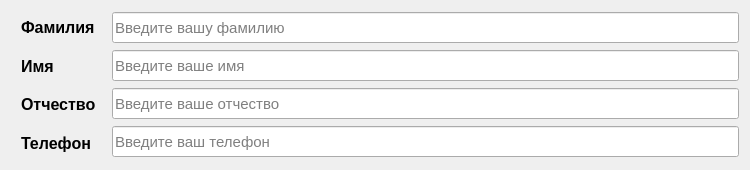
<?xml version="1.0" encoding="UTF-8"?>
<ui version="4.0">
 <class>ProfileForm</class>
 <widget class="QWidget" name="ProfileForm">
  <property name="geometry">
   <rect>
    <x>0</x>
    <y>0</y>
    <width>750</width>
    <height>170</height>
   </rect>
  </property>
  <property name="minimumSize">
   <size>
    <width>750</width>
    <height>170</height>
   </size>
  </property>
  <property name="maximumSize">
   <size>
    <width>750</width>
    <height>170</height>
   </size>
  </property>
  <property name="windowTitle">
   <string>Form</string>
  </property>
  <layout class="QHBoxLayout" name="horizontalLayout">
   <item>
    <layout class="QVBoxLayout" name="verticalLayout_2">
     <property name="spacing">
      <number>6</number>
     </property>
     <property name="leftMargin">
      <number>10</number>
     </property>
     <property name="topMargin">
      <number>0</number>
     </property>
     <item>
      <widget class="QLabel" name="label">
       <property name="font">
        <font>
         <pointsize>12</pointsize>
         <bold>true</bold>
        </font>
       </property>
       <property name="text">
        <string>Фамилия</string>
       </property>
      </widget>
     </item>
     <item>
      <widget class="QLabel" name="label_2">
       <property name="font">
        <font>
         <pointsize>12</pointsize>
         <bold>true</bold>
        </font>
       </property>
       <property name="text">
        <string>Имя</string>
       </property>
      </widget>
     </item>
     <item>
      <widget class="QLabel" name="label_3">
       <property name="font">
        <font>
         <pointsize>12</pointsize>
         <bold>true</bold>
        </font>
       </property>
       <property name="text">
        <string>Отчество</string>
       </property>
      </widget>
     </item>
     <item>
      <widget class="QLabel" name="label_4">
       <property name="font">
        <font>
         <pointsize>12</pointsize>
         <bold>true</bold>
        </font>
       </property>
       <property name="text">
        <string>Телефон</string>
       </property>
      </widget>
     </item>
    </layout>
   </item>
   <item>
    <layout class="QVBoxLayout" name="verticalLayout">
     <property name="spacing">
      <number>6</number>
     </property>
     <property name="leftMargin">
      <number>10</number>
     </property>
     <property name="topMargin">
      <number>0</number>
     </property>
     <item>
      <widget class="QLineEdit" name="lineEdit">
       <property name="minimumSize">
        <size>
         <width>0</width>
         <height>31</height>
        </size>
       </property>
       <property name="maximumSize">
        <size>
         <width>16777215</width>
         <height>31</height>
        </size>
       </property>
       <property name="font">
        <font>
         <pointsize>11</pointsize>
        </font>
       </property>
       <property name="placeholderText">
        <string>Введите вашу фамилию</string>
       </property>
      </widget>
     </item>
     <item>
      <widget class="QLineEdit" name="lineEdit_2">
       <property name="minimumSize">
        <size>
         <width>0</width>
         <height>31</height>
        </size>
       </property>
       <property name="maximumSize">
        <size>
         <width>16777215</width>
         <height>31</height>
        </size>
       </property>
       <property name="font">
        <font>
         <pointsize>11</pointsize>
        </font>
       </property>
       <property name="placeholderText">
        <string>Введите ваше имя</string>
       </property>
      </widget>
     </item>
     <item>
      <widget class="QLineEdit" name="lineEdit_3">
       <property name="minimumSize">
        <size>
         <width>0</width>
         <height>31</height>
        </size>
       </property>
       <property name="maximumSize">
        <size>
         <width>16777215</width>
         <height>31</height>
        </size>
       </property>
       <property name="font">
        <font>
         <pointsize>11</pointsize>
        </font>
       </property>
       <property name="placeholderText">
        <string>Введите ваше отчество</string>
       </property>
      </widget>
     </item>
     <item>
      <widget class="QLineEdit" name="lineEdit_4">
       <property name="minimumSize">
        <size>
         <width>0</width>
         <height>31</height>
        </size>
       </property>
       <property name="maximumSize">
        <size>
         <width>16777215</width>
         <height>31</height>
        </size>
       </property>
       <property name="font">
        <font>
         <pointsize>11</pointsize>
        </font>
       </property>
       <property name="placeholderText">
        <string>Введите ваш телефон</string>
       </property>
      </widget>
     </item>
    </layout>
   </item>
  </layout>
 </widget>
 <resources/>
 <connections/>
</ui>
